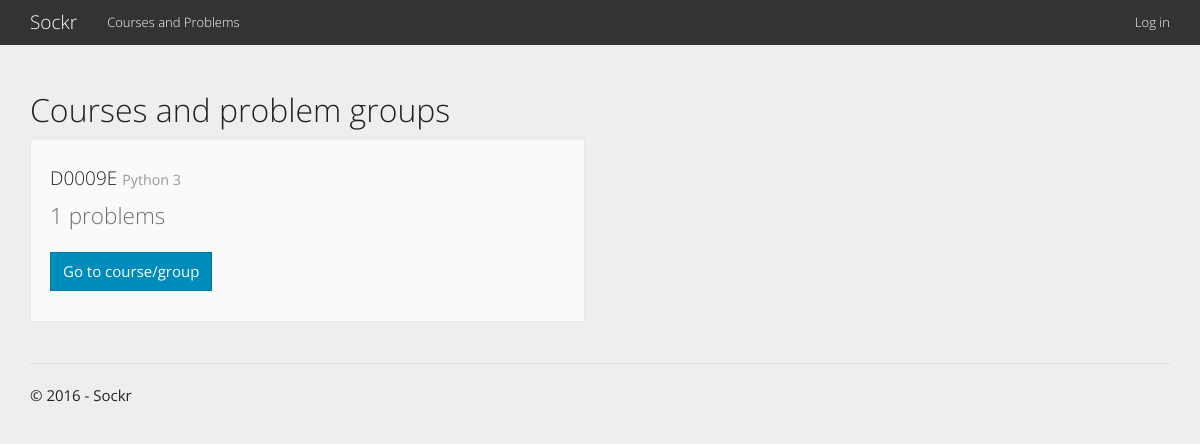
Page /courses/ on the committed database.
### app/models.py (models this page shows, shortened)
class ProblemGroup(models.Model):
    name = models.CharField(max_length=64, help_text='Name of course or generic problem group')
    language = models.ForeignKey(ProgrammingLanguage, help_text='The Programming Language being used for this test group')

class ProgrammingLanguage(models.Model):
    name = models.CharField(max_length=64, help_text='The common name for the programming language (can be including version')
    docs = models.CharField(max_length=256, help_text='A link to the documentation for the language')
    ace_name = models.CharField(max_length=256, help_text='The name used in the ACE editor to provide syntax highlighting', default = 'python')
    download_link = models.CharField(max_length=256, help_text='A link to download tools for the language.')

class Problem(models.Model):
    name = models.CharField(max_length=256, help_text='Name for the Problem/Lab')
    description = models.TextField(help_text='Supports Markdown/HTML')
    show_output = models.BooleanField(default = True, help_text='Decides if test output should be show in a submission.')
    group = models.ForeignKey(ProblemGroup, related_name="problems", verbose_name="Course/Problem Group")
    test_key = models.CharField("Test suite name", max_length=64, help_text='The name of the test on the test server that this problem will use')

### app/views.py (the view)
class CoursesView(TemplateView):
    template_name = "app/courses.html"
    def get(self, request, *args, **kwargs):
        return render(request, self.template_name, {
            'groups': ProblemGroup.objects.all()
        })

### app/templates/app/courses.html (shortened to what this page needs)
﻿{% extends "app/layout.html" %}
{% block content %}
<h2>Courses and problem groups</h2>
<div class="row">
{% for pg in groups %}
    <div class="col-sm-6">
        <div class="well">
            <h4>{{ pg.name }} <small>{{ pg.language.name }}</small></h4>
            <p class="lead">{{ pg.problems.all | length }} problems</p>
            <p><a class="btn btn-primary" href="{% url 'course' pg.id %}">Go to course/group</a></p>
        </div>
    </div>
{% endfor %}
</div>
{% endblock %}

### rows in the picture
ProblemGroup: name "D0009E", language.name "Python 3", problems.all|length "1"
